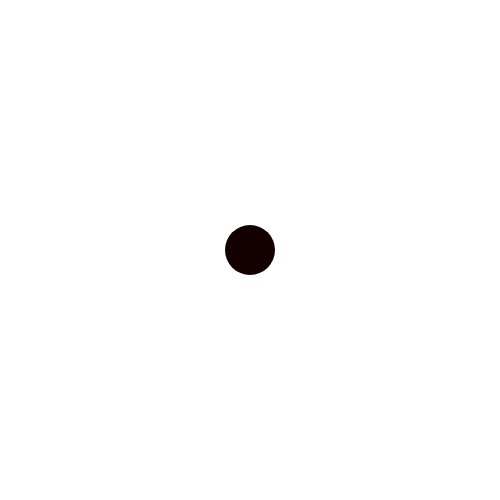
Frame 1 (no input)
Frame 60 (no input): identical to frame 1, image omitted
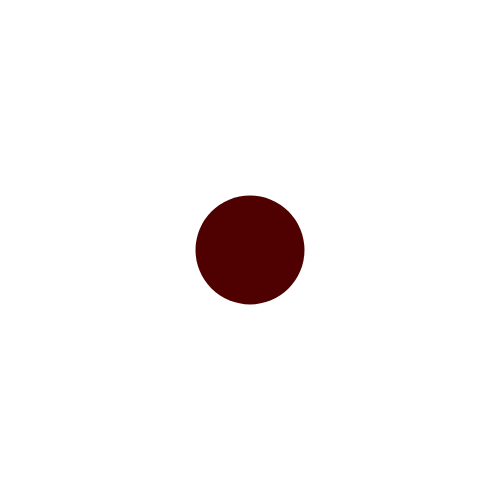
Frame 120 (the mouse pressed at the canvas centre since frame 60)

The p5.js sketch that drew these frames (run headless with seeded random() and noise() and a simulated clock; from frame 60 on, the mouse is pressed at the canvas centre):

// p5.js sketch
// ── sketch.js
var x = 250;
var y = 250;
var w = 50;
var rc = 20;

function setup() {
  createCanvas(500, 500);
  background(255);
  noStroke();
}

function draw() {
  background(255);
  fill(rc,0,0);
  ellipse(x, y, w, w);
  distance = dist(x, y, mouseX, mouseY);
  if (distance < w / 2) {
    w += 1; 
    rc += 1;
  } else {
    w = 50;  
  }
}
